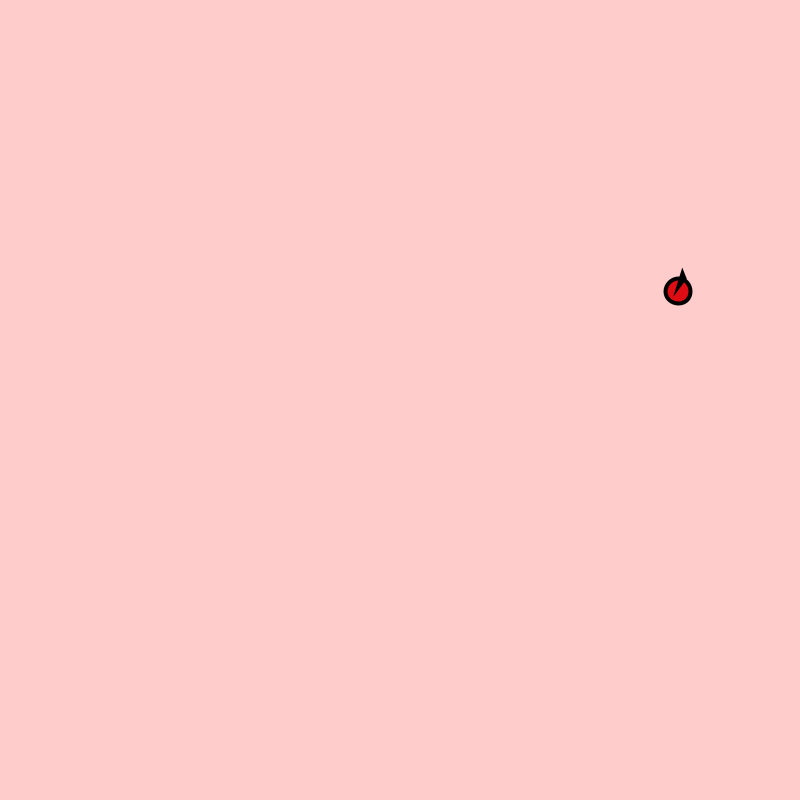
Frame 1 (no input)
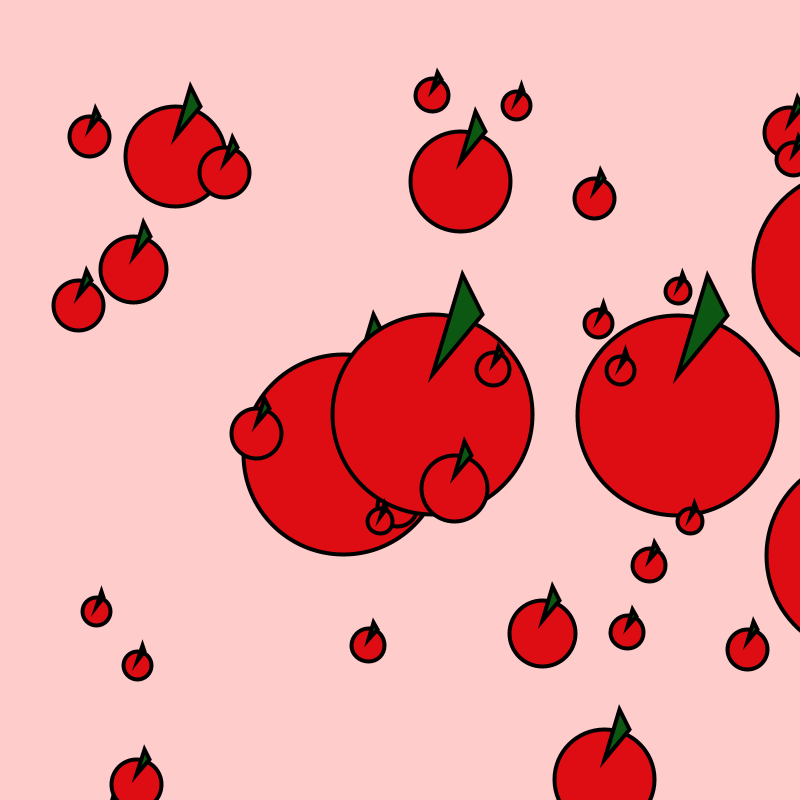
Frame 60 (the mouse pressed at the canvas centre just before this capture)
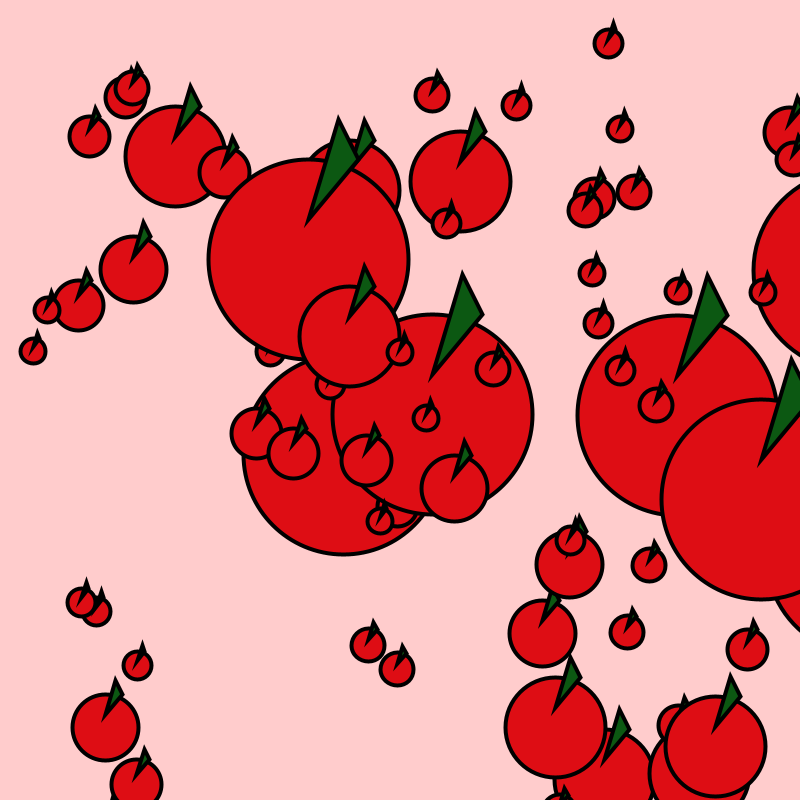
Frame 120 (the mouse held since frame 60 and released just before this capture)

The Processing sketch that drew these frames (run headless with seeded random() and noise(); from frame 60 on, the mouse is pressed at the canvas centre):

// Processing sketch: Rescue_Snow_White
// ── Rescue_Snow_White.pde
int state;

void setup(){
  size(800, 800);
  background(255,204,204);
  state = 0;
  
}




void draw(){
  
apple((int)random(1000)+1,(int)random(1000)+1,(int)random(8)+1) ;
 
  

  
  
  
  
  
  if(state == 0){
    println("Once upon a time, there was a beautiful princess named Snow White,she was kind and gentle and a friend to all animals...");
    println();
    println("One day, the queen disguised as an old pedder woman, offered Snow White a beautiful red apple...");
    println();
    println("Will Snow White eat the apple?");
    println("A: YES");
    println("B: NO");
    state = 1;
  }
}

void apple(int transformX, int transformY, int size) {
  strokeWeight(4);
  fill(#DE0D14);
  ellipse((250/size)+transformX, (250/size)+transformY, (200/size), (200/size)) ;
  fill(#0C5812);
  triangle((300/size)+transformX, (150/size)+transformY, (280/size)+transformX, (110/size)+transformY, (250/size)+transformX, (210/size)+transformY) ;
}

void keyPressed(){
  
  
  
  if (key == 'A' || key == 'a'){
    if (state == 1){
      println("");
      println("Great! Snow White is sitting in sofa and watching Walking Dead, it's time to eat her apple. How will she eat it?");
      println("A Snow White eats the apple with her favorite stawberry mojito made by herself");
      println("B Snow White eats the apple with peanut butter which she found in the wood");
      state = 2;
    }
    
    
    else if (state == 2){
      println("");
      println("Snow White gets choked badly! What will happen next?");
      println("A She called 911 for help");
      println("B The prince comes to help her");
      state = 4;
      
    }else if (state == 3){
       println("");
       println("The Queen pissed off and kick her ass! Snow White dies.");
       println("");
       println("GAME OVER!");
       println("press 'ESC' to play again");
    }
    else if (state == 4){
      
       println("");
       println("The ambulance get lost in woods, Snow White dies.");
       println("");
       println("GAME OVER!");
       println("press 'ESC' to play again");
      
  }
   else if (state == 5){
      
       println("");
       println("They all die. Snow White feels extremely guilty, so she jump into the river in front of the house. She dies.");
       println("");
       println("GAME OVER!");
       println("press 'ESC' to play again");
      
  }
  }

  
  
  if (key == 'B' || key == 'b'){
    if (state == 1){
      println(" ");
      println("So what will she do?");
      println("A: Snow White throws the apple on Queen's urgly face.");
      println("B: Snow White gives the apple to 'Happy', who is one of the dwarf.");
      state = 3;
    }  else if (state == 3){
     
      println(" ");
      println("Will 'Happy' share the apple with his brother?");
      println("A Yes, 'Happy' gives everyone a piece of apple.");
      println("B: No, 'Happy' eats the apple by himself.");
      state = 5;
}     else if (state == 5){
      println(" ");
      println("No 'Happy' is too kind to eat the apple alone, he share with Snow White eventually. Snow White dies.");
      println("");
      println("GAME OVER!");
      println("press 'ESC' to play again");
      
}    else if (state == 4){
      println(" ");
      println("There is no prince in the world. Snow White dies.");
      println("");
      println("GAME OVER!");
      println("press 'ESC' to play again");
     
}else if (state == 2){
      println(" ");
      println("Oh no! Snow White is allergic to peanut! Snow White dies.");
      println("");
      println("GAME OVER!");
      println("press 'ESC' to play again");
}
  }
}
  
